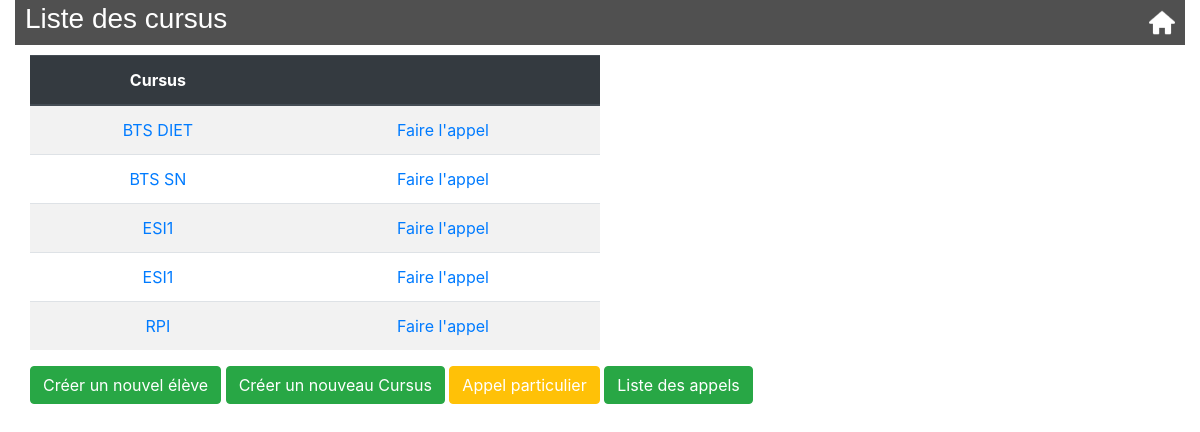
Page /lycee/ on the earlier database version.
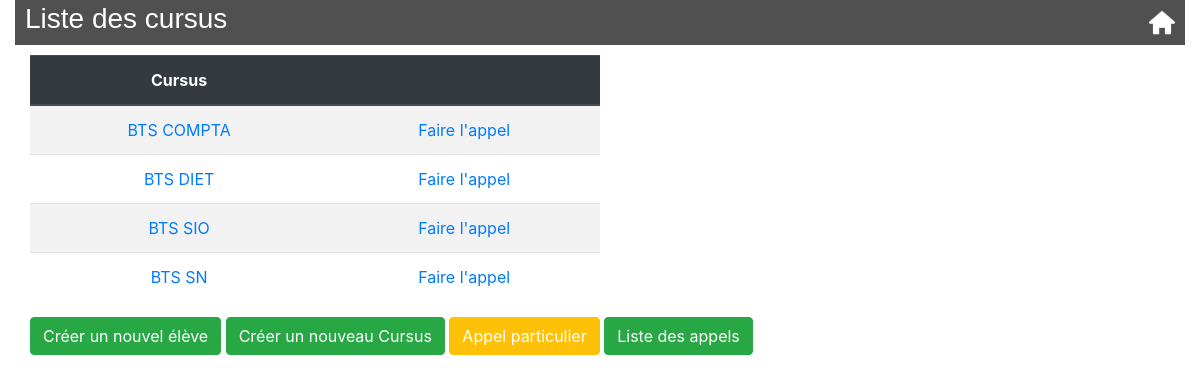
Same page on the later database version.
### lycee/models.py (models this page shows, shortened)
class Cursus(models.Model):
    name = models.CharField(
        max_length=50,
        blank=False,
        null=True,
        default='aucun'
    )
    year_from_bac = models.SmallIntegerField(
        help_text="year since le bac",
        verbose_name="year",
        blank=False,
        null=True,
        default=0
    )
    scholar_year = models.CharField(
        max_length=9,
        blank=False,
        null=True,
        default='0000-00001'
    )

### lycee/views.py (the view)
def index(request):
    result_list = Cursus.objects.order_by('name')
    context = {'liste': result_list}
    return render(request, 'lycee/index.html', context)

### lycee/templates/lycee/index.html
{% extends "master.html" %}
{% load static %}
{% if liste%}
  {% block title %}
    <h3>Liste des cursus</h3>
  {% endblock %}
  {% block content %}
    <table class="table table-striped">
      <thead class="thead-dark">
        <tr>
          <th scope="col">Cursus</th>
          <th scope="col"></th>
        </tr>
      </thead>
      <tbody>
    {% for cursus in liste %}
        <tr>
          <td><a href="/lycee/{{cursus.id}}">{{cursus.name}}</a></td>
          <td><a href="/lycee/cursusCall/{{cursus.id}}">Faire l'appel</a></td>
        </tr>
    {% endfor %}
      </tbody>
    </table>
    <button class="btn btn-success"><a style="color: white"href="/lycee/student/create">Créer un nouvel élève</a></button>
    <button class="btn btn-success"><a style="color: white"href="/lycee/cursus/create">Créer un nouveau Cursus</a></button>
    <button class="btn btn-warning"><a style="color: white"href="/lycee/call">Appel particulier</a></button>
    <button class="btn btn-success"><a style="color: white"href="/lycee/calls">Liste des appels</a></button>
  {% endblock %}
{% else %}
  <p> No cursus to show .</p>
{% endif %}

### lycee/templates/master.html (shortened to what this page needs)
<!DOCTYPE html>
{% load static %}
<html>
    <head>
            <link rel="stylesheet" href="https://stackpath.bootstrapcdn.com/bootstrap/4.3.1/css/bootstrap.min.css">
        <link rel="stylesheet" type="text/css" href="{% static 'lycee/style.css' %}" />
    </head>
    <body>
        <div class="container">
            <header>
                <div class="page-header ">
                    <div>{% block title %}{% endblock %}</div>
                    <div style="text-align: right; max-width: 4%"><a href="/lycee/"><img src="/static/lycee/house.png" class="img-fluid"></a></div>
                </div>
            </header>
            <div class="container">
                <div>{% block content %}{% endblock %}</div>
            </div>
        </div>
    </body>
</html>

### lycee/static/lycee/style.css (style rules this page uses)
.page-header { background-color: #505050; font-family: Arial; color: #FFFFFF; width: 100%; padding-left: 10px; display: flex; flex-direction: row; flex-wrap: nowrap; justify-content: space-between; align-items: center; margin-bottom: 10px; }
.container { max-width:100% }
.img-fluid { height: auto; text-align: right; padding-left: 10px; padding-top: 10px; padding-bottom: 10px; padding-right: 10px; }
.table-striped, .table { width: 50%; margin-bottom: 1rem; color: #212529; margin-right: auto; text-align: center; }

Differences in the rows shown:
removed Cursus: name "ESI1"
removed Cursus: name "ESI1"
removed Cursus: name "RPI"
added Cursus: name "BTS COMPTA"
added Cursus: name "BTS SIO"
